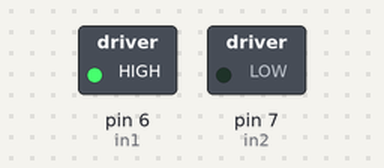
A sketch run on a simulated Arduino Uno, built with avr-gcc and run on an emulated ATmega328P. Shown: switched loads named in the sketch (green lamp = pin HIGH).

Above: at 0.1 s.
Timing chart, 0 to 1.6 s (numbered marks = the images above):
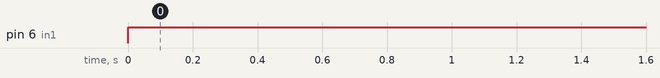

The sketch:

motor.ino
```cpp
#define in1 6
#define in2 7

int pressed = false;
void setup() {
  pinMode(in1, OUTPUT);
  pinMode(in2, OUTPUT);

}
void loop() {
    digitalWrite(in1, HIGH);
    digitalWrite(in2, LOW);

}
```

Measured:
- by itself, pin 6 (in1): LOW → HIGH at 0.00 s
